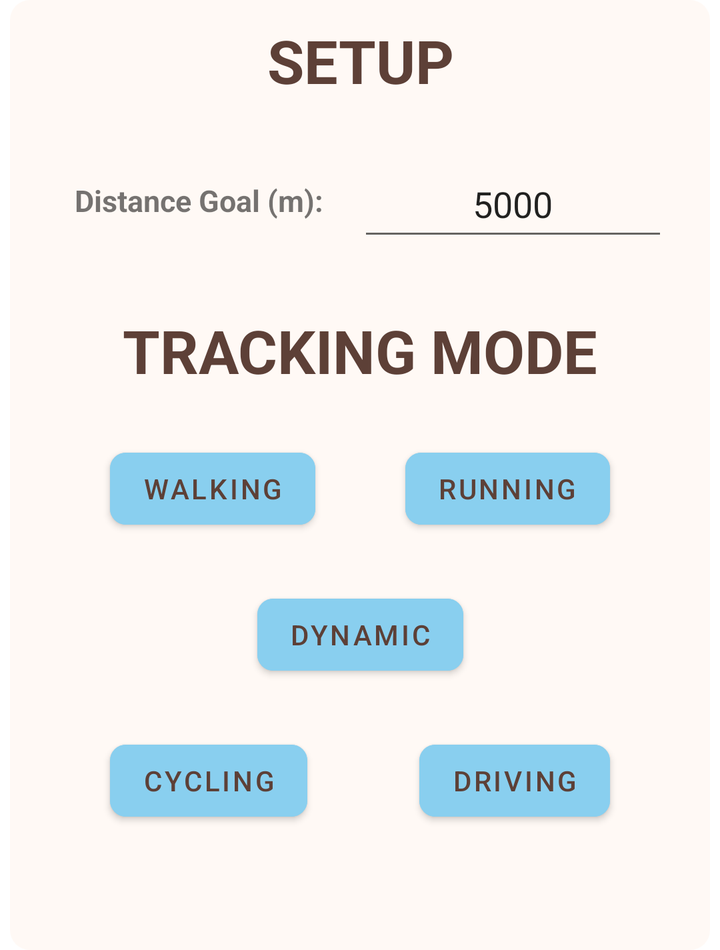
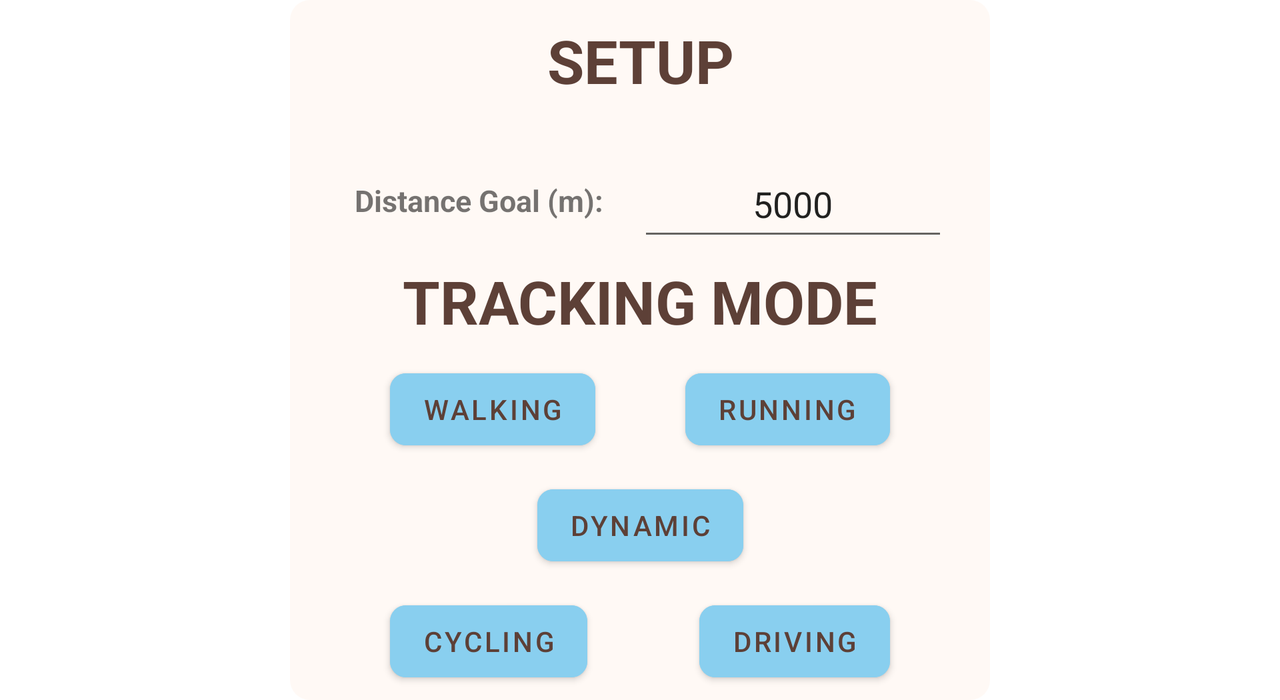

The same Android screen from two of the app's own layout files: first res/layout/ as a phone draws it, then the repository's variant for another configuration, drawn on a device whose configuration selects that folder. Both files follow.
<!-- AndroidManifest.xml: application theme Theme.Assignment3 -->
<!-- res/layout/pop_up_menu.xml -->
<?xml version="1.0" encoding="utf-8"?>

<androidx.constraintlayout.widget.ConstraintLayout xmlns:android="http://schemas.android.com/apk/res/android"
    xmlns:app="http://schemas.android.com/apk/res-auto"
    xmlns:tools="http://schemas.android.com/tools"
    android:layout_width="350dp"
    android:layout_height="475dp"
    android:layout_gravity="center"
    android:orientation="vertical"
    android:padding="5dp"
    android:background="@drawable/pop_up_background">

    <TextView
        android:id="@+id/textView"
        android:layout_width="match_parent"
        android:layout_height="wrap_content"
        android:layout_marginTop="5dp"
        android:text="@string/setup"
        android:textAlignment="center"
        android:textAllCaps="true"
        android:textSize="30sp"
        android:textStyle="bold"
        android:textColor="@color/text_colour"
        app:layout_constraintEnd_toEndOf="parent"
        app:layout_constraintStart_toStartOf="parent"
        app:layout_constraintTop_toTopOf="parent" />

    <TextView
        android:id="@+id/textView4"
        android:layout_width="match_parent"
        android:layout_height="wrap_content"
        android:layout_marginTop="150dp"
        android:text="@string/tracking"
        android:textAlignment="center"
        android:textAllCaps="true"
        android:textSize="30sp"
        android:textStyle="bold"
        android:textColor="@color/text_colour"
        app:layout_constraintEnd_toEndOf="parent"
        app:layout_constraintStart_toStartOf="parent"
        app:layout_constraintTop_toTopOf="parent" />

    <TextView
        android:id="@+id/PlainText"
        android:layout_width="159dp"
        android:layout_height="50dp"
        android:layout_marginStart="10dp"
        android:layout_marginTop="25dp"
        android:ems="10"
        android:textSize="15sp"
        android:textAlignment="center"
        android:gravity="center"
        android:textStyle="bold"
        android:importantForAutofill="no"
        android:text="@string/distance"
        app:layout_constraintStart_toStartOf="parent"
        app:layout_constraintTop_toBottomOf="@+id/textView" />

    <EditText
        android:id="@+id/Goal"
        android:layout_width="155dp"
        android:layout_height="50dp"
        android:layout_marginTop="25dp"
        android:layout_marginEnd="16dp"
        android:ems="10"
        android:text="@string/default_goal"
        android:textAlignment="center"
        android:inputType="number"
        app:layout_constraintEnd_toEndOf="parent"
        app:layout_constraintTop_toBottomOf="@+id/textView"
        tools:ignore="SpeakableTextPresentCheck" />

    <Button
        android:id="@+id/Running"
        android:layout_width="wrap_content"
        android:layout_height="wrap_content"
        android:layout_marginTop="25dp"
        android:layout_marginEnd="45dp"
        app:cornerRadius="8dp"
        android:textAllCaps="true"
        android:backgroundTint="@color/baby_blue"
        android:textColor="@color/text_colour"
        android:text="@string/run"
        app:layout_constraintEnd_toEndOf="parent"
        app:layout_constraintTop_toBottomOf="@+id/textView4" />

    <Button
        android:id="@+id/Cycling"
        android:layout_width="wrap_content"
        android:layout_height="wrap_content"
        android:layout_marginStart="45dp"
        android:layout_marginTop="25dp"
        android:text="@string/cycling"
        app:cornerRadius="8dp"
        android:backgroundTint="@color/baby_blue"
        android:textColor="@color/text_colour"
        android:textAllCaps="true"
        app:layout_constraintStart_toStartOf="parent"
        app:layout_constraintTop_toBottomOf="@+id/Dynamic" />

    <Button
        android:id="@+id/Driving"
        android:layout_width="wrap_content"
        android:layout_height="wrap_content"
        android:layout_marginTop="25dp"
        android:layout_marginEnd="45dp"
        android:text="@string/drive"
        app:cornerRadius="8dp"
        android:backgroundTint="@color/baby_blue"
        android:textColor="@color/text_colour"
        android:textAllCaps="true"
        app:layout_constraintEnd_toEndOf="parent"
        app:layout_constraintTop_toBottomOf="@+id/Dynamic" />

    <Button
        android:id="@+id/Walking"
        android:layout_width="wrap_content"
        android:layout_height="wrap_content"
        android:layout_marginStart="45dp"
        android:layout_marginTop="25dp"
        android:text="@string/walk"
        app:cornerRadius="8dp"
        android:backgroundTint="@color/baby_blue"
        android:textColor="@color/text_colour"
        android:textAllCaps="true"
        app:layout_constraintStart_toStartOf="parent"
        app:layout_constraintTop_toBottomOf="@+id/textView4" />

    <Button
        android:id="@+id/Dynamic"
        android:layout_width="wrap_content"
        android:layout_height="wrap_content"
        android:layout_marginTop="25dp"
        android:text="@string/dynamic"
        app:cornerRadius="8dp"
        android:backgroundTint="@color/baby_blue"
        android:textColor="@color/text_colour"
        app:layout_constraintEnd_toEndOf="parent"
        app:layout_constraintHorizontal_bias="0.5"
        app:layout_constraintStart_toStartOf="parent"
        app:layout_constraintTop_toBottomOf="@+id/Running" />


</androidx.constraintlayout.widget.ConstraintLayout>
<!-- resources referenced by this layout -->
<resources>
  <color name="baby_blue">#89CFEF</color>
  <color name="text_colour">#5D4037</color>
  <!-- drawable pop_up_background (drawable) -->
  <?xml version="1.0" encoding="utf-8"?>
  
  <shape xmlns:android="http://schemas.android.com/apk/res/android" >
  
  
      <solid android:color="@color/sea_shell_shade" />
  
      <padding
          android:left="1dp"
          android:right="1dp"
          android:bottom="1dp"
          android:top="1dp" />
      <corners
          android:bottomLeftRadius="10dp"
          android:bottomRightRadius="10dp"
          android:topLeftRadius="10dp"
          android:topRightRadius="10dp"/>
  
  </shape>
  <string name="cycling">Cycling</string>
  <string name="default_goal">5000</string>
  <string name="distance">Distance Goal (m): </string>
  <string name="drive">Driving</string>
  <string name="dynamic">Dynamic</string>
  <string name="run">Running</string>
  <string name="setup">Setup</string>
  <string name="tracking">Tracking Mode</string>
  <string name="walk">Walking</string>
  <style name="Theme.Assignment3" parent="Theme.MaterialComponents.DayNight.DarkActionBar">
          
          <item name="colorPrimary">@color/black</item>
          <item name="colorPrimaryVariant">@color/black</item>
          <item name="colorOnPrimary">@color/white</item>
          
          <item name="colorSecondary">@color/teal_200</item>
          <item name="colorSecondaryVariant">@color/teal_700</item>
          <item name="colorOnSecondary">@color/black</item>
          
          <item name="android:statusBarColor">?attr/colorPrimaryVariant</item>
          
          <item name="listPopupWindowStyle">@style/myListPopupWindow</item>
      </style>
  <color name="sea_shell_shade">#99FFF5EE</color>
  <color name="black">#FF000000</color>
  <color name="white">#FFFFFFFF</color>
  <color name="teal_200">#FF03DAC5</color>
  <color name="teal_700">#FF018786</color>
  <style name="myListPopupWindow" parent="Widget.MaterialComponents.PopupMenu.ListPopupWindow">
          <item name="android:popupBackground">@drawable/pop_up_style</item>
      </style>
  <!-- drawable pop_up_style (drawable) -->
  <shape xmlns:android="http://schemas.android.com/apk/res/android">
      <solid android:color="@color/soft_yellow"/>
  
      <corners
          android:bottomLeftRadius="8dp"
          android:bottomRightRadius="8dp"
          android:topLeftRadius="8dp"
          android:topRightRadius="8dp"/>
  
      <padding
          android:bottom="8dp"
          android:top="8dp"/>
  
  </shape>
  <color name="soft_yellow"> #FDFD96</color>
</resources>
<!-- res/layout-land/pop_up_menu.xml (the repository's variant of the layout above) -->
<!-- drawn on the phone turned sideways -->
<?xml version="1.0" encoding="utf-8"?>
<androidx.constraintlayout.widget.ConstraintLayout xmlns:android="http://schemas.android.com/apk/res/android"
    xmlns:app="http://schemas.android.com/apk/res-auto"
    xmlns:tools="http://schemas.android.com/tools"
    android:layout_width="350dp"
    android:layout_height="350dp"
    android:layout_gravity="center"
    android:orientation="vertical"
    android:padding="5dp"
    android:background="@drawable/pop_up_background">

    <TextView
        android:id="@+id/textView"
        android:layout_width="match_parent"
        android:layout_height="wrap_content"
        android:layout_marginTop="5dp"
        android:text="@string/setup"
        android:textAlignment="center"
        android:textAllCaps="true"
        android:textSize="30sp"
        android:textStyle="bold"
        android:textColor="@color/text_colour"
        app:layout_constraintEnd_toEndOf="parent"
        app:layout_constraintStart_toStartOf="parent"
        app:layout_constraintTop_toTopOf="parent" />

    <TextView
        android:id="@+id/textView4"
        android:layout_width="match_parent"
        android:layout_height="wrap_content"
        android:layout_marginTop="5dp"
        android:text="@string/tracking"
        android:textAlignment="center"
        android:textAllCaps="true"
        android:textColor="@color/text_colour"
        android:textSize="30sp"
        android:textStyle="bold"
        app:layout_constraintEnd_toEndOf="parent"
        app:layout_constraintStart_toStartOf="parent"
        app:layout_constraintTop_toBottomOf="@+id/PlainText" />

    <TextView
        android:id="@+id/PlainText"
        android:layout_width="159dp"
        android:layout_height="50dp"
        android:layout_marginStart="10dp"
        android:layout_marginTop="25dp"
        android:ems="10"
        android:textSize="15sp"
        android:textAlignment="center"
        android:gravity="center"
        android:textStyle="bold"
        android:importantForAutofill="no"
        android:text="@string/distance"
        app:layout_constraintStart_toStartOf="parent"
        app:layout_constraintTop_toBottomOf="@+id/textView" />

    <EditText
        android:id="@+id/Goal"
        android:layout_width="155dp"
        android:layout_height="50dp"
        android:layout_marginTop="25dp"
        android:layout_marginEnd="16dp"
        android:ems="10"
        android:text="@string/default_goal"
        android:textAlignment="center"
        android:inputType="number"
        app:layout_constraintEnd_toEndOf="parent"
        app:layout_constraintTop_toBottomOf="@+id/textView"
        tools:ignore="SpeakableTextPresentCheck" />

    <Button
        android:id="@+id/Running"
        android:layout_width="wrap_content"
        android:layout_height="wrap_content"
        android:layout_marginTop="10dp"
        android:layout_marginEnd="45dp"
        android:backgroundTint="@color/baby_blue"
        android:text="@string/run"
        android:textAllCaps="true"
        android:textColor="@color/text_colour"
        app:cornerRadius="8dp"
        app:layout_constraintEnd_toEndOf="parent"
        app:layout_constraintTop_toBottomOf="@+id/textView4" />

    <Button
        android:id="@+id/Cycling"
        android:layout_width="wrap_content"
        android:layout_height="wrap_content"
        android:layout_marginStart="45dp"
        android:layout_marginTop="10dp"
        android:backgroundTint="@color/baby_blue"
        android:text="@string/cycling"
        android:textAllCaps="true"
        android:textColor="@color/text_colour"
        app:cornerRadius="8dp"
        app:layout_constraintStart_toStartOf="parent"
        app:layout_constraintTop_toBottomOf="@+id/Dynamic" />

    <Button
        android:id="@+id/Driving"
        android:layout_width="wrap_content"
        android:layout_height="wrap_content"
        android:layout_marginTop="10dp"
        android:layout_marginEnd="45dp"
        android:backgroundTint="@color/baby_blue"
        android:text="@string/drive"
        android:textAllCaps="true"
        android:textColor="@color/text_colour"
        app:cornerRadius="8dp"
        app:layout_constraintEnd_toEndOf="parent"
        app:layout_constraintTop_toBottomOf="@+id/Dynamic" />

    <Button
        android:id="@+id/Walking"
        android:layout_width="wrap_content"
        android:layout_height="wrap_content"
        android:layout_marginStart="45dp"
        android:layout_marginTop="10dp"
        android:backgroundTint="@color/baby_blue"
        android:text="@string/walk"
        android:textAllCaps="true"
        android:textColor="@color/text_colour"
        app:cornerRadius="8dp"
        app:layout_constraintStart_toStartOf="parent"
        app:layout_constraintTop_toBottomOf="@+id/textView4" />

    <Button
        android:id="@+id/Dynamic"
        android:layout_width="wrap_content"
        android:layout_height="wrap_content"
        android:layout_marginTop="10dp"
        android:backgroundTint="@color/baby_blue"
        android:text="@string/dynamic"
        android:textColor="@color/text_colour"
        app:cornerRadius="8dp"
        app:layout_constraintEnd_toEndOf="parent"
        app:layout_constraintHorizontal_bias="0.5"
        app:layout_constraintStart_toStartOf="parent"
        app:layout_constraintTop_toBottomOf="@+id/Running" />


</androidx.constraintlayout.widget.ConstraintLayout>
